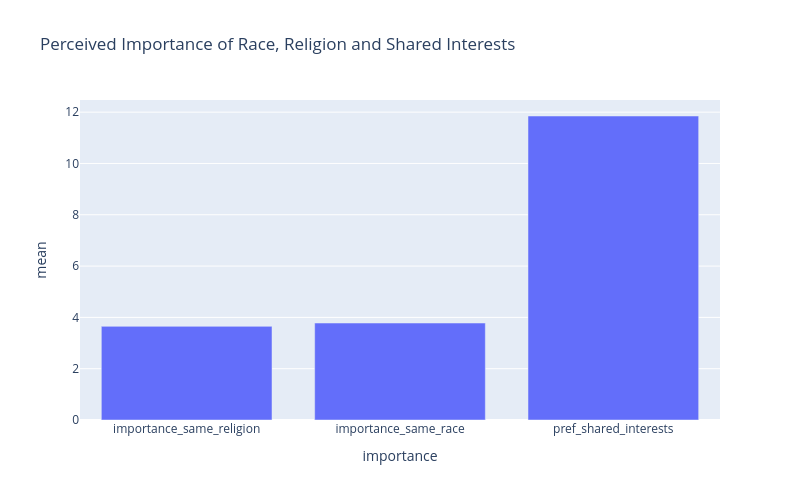

Notebook code cell kept with this figure:
### Code cell
px.bar(
    df_importance, 
    x="importance", 
    y="mean", 
    title="Perceived Importance of Race, Religion and Shared Interests")

### Figure 1 — Plotly figure (JSON) as saved in the notebook; plotly's stock layout.template omitted (floating-point values rounded to 4 significant figures)
{"data": [{"hovertemplate": "importance=%{x}<br>mean=%{y}<extra></extra>", "legendgroup": "", "marker": {"color": "#636efa", "pattern": {"shape": ""}}, "name": "", "orientation": "v", "showlegend": false, "textposition": "auto", "type": "bar", "x": ["importance_same_religion", "importance_same_race", "pref_shared_interests"], "xaxis": "x", "y": [3.65, 3.78, 11.85], "yaxis": "y"}], "layout": {"barmode": "relative", "height": 500, "legend": {"tracegroupgap": 0}, "title": {"text": "Perceived Importance of Race, Religion and Shared Interests"}, "width": 800, "xaxis": {"anchor": "y", "domain": [0, 1], "title": {"text": "importance"}}, "yaxis": {"anchor": "x", "domain": [0, 1], "title": {"text": "mean"}}}}
